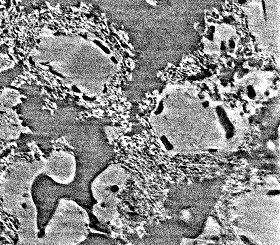
#> input picture process/raw_image.jpg, 280 x 245 px
$ python denoising_nlm.py   (Python 2 division)
#> lines starting #> are read from the running program, lines starting #| are printed output that depends on the picture
from skimage import restoration, io, img_as_float
import matplotlib.pyplot as plt

dat = img_as_float(io.imread('raw_image.jpg'))
#> dat: shape (245, 280) float64; min 0, max 1, mean 0.551

nlm = restoration.denoise_nl_means(dat, h=0.1)
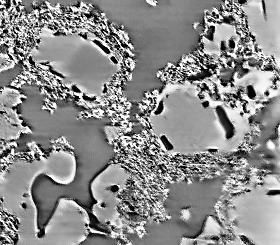
#> nlm: shape (245, 280) float64; min 0, max 1, mean 0.552

l_r, l_c = dat.shape
#> l_r = 245; l_c = 280
dat[:, l_c / 2:] = nlm[:, l_c / 2:]
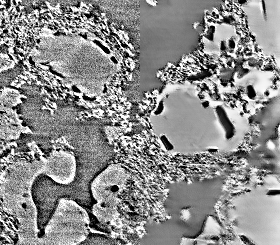
#> dat: shape (245, 280) float64; min 0, max 1, mean 0.551

plt.imsave('nlm_denoising.png', dat[30:-30, 30:-30], cmap='gray', vmin=0.1, vmax=0.9)
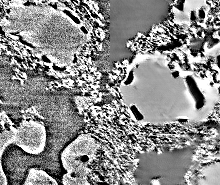
#> saved as nlm_denoising.png: shape (185, 220, 3); min 0, max 255, mean 139.5
